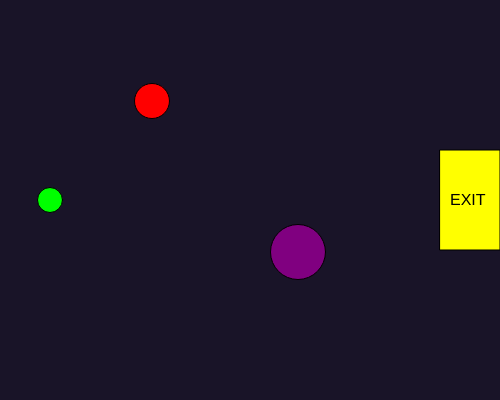
Frame 1 (no input)
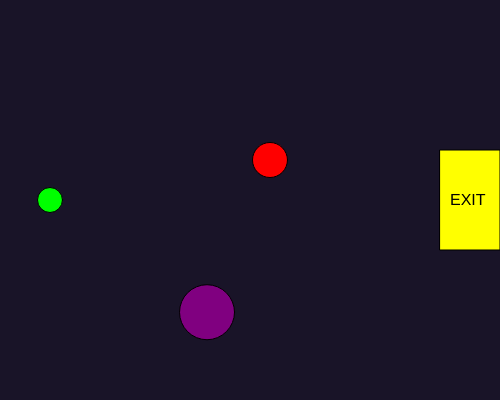
Frame 60 (no input)
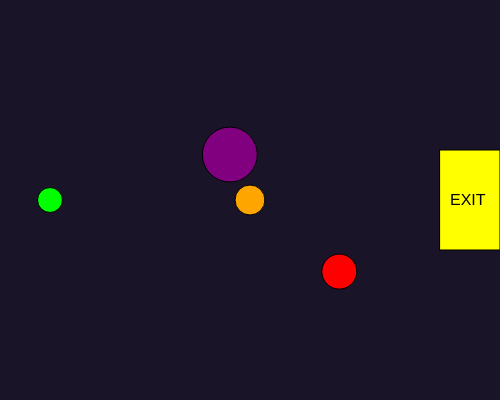
Frame 120 (the mouse pressed at the canvas centre since frame 60)

The p5.js sketch that drew these frames (run headless with seeded random() and noise() and a simulated clock; from frame 60 on, the mouse is pressed at the canvas centre):

// p5.js sketch
// ── sketch.js
// Paranormal Escape Game

// Player variables
let playerX = 50;
let playerY = 200;
let playerSize = 25;
let playerSpeed = 4;

// Game variables
let won = false;

// Stationary obstacle
let obstacleX = 0;
let obstacleY = 0;
let obstaclePlaced = false;

// Moving ghost obstacles
let ghost1X =150;
let ghost1Y = 100;
let ghost1Size = 35;

let ghost2X = 300;
let ghost2Y = 250;
let ghost2Size = 55;

let ghost1SpeedX = 2;
let ghost1SpeedY = 1;

let ghost2SpeedX = -2;
let ghost2SpeedY = 2;

function setup() {
  createCanvas(500, 400);
}

function draw() {
 background(25, 20, 40);

  // Draw stationar obstacle
  if (obstaclePlaced) {
    fill("orange");
    ellipse(obstacleX, obstacleY, 30, 30);
  }

  // Move the first ghost
  ghost1X += ghost1SpeedX;
  ghost1Y += ghost1SpeedY;

  // Move the second ghost
  ghost2X += ghost2SpeedX;
  ghost2Y += ghost2SpeedY;

  // Randomly change ghost directions
  if (random(1)  < 0.02) {
    ghost1SpeedX = random(-3, 3);
    ghost1SpeedY = random(-3, 3);
  }
   if (random(1) < 0.02) {
     ghost2SpeedX = random(-3, 3);
     ghost2SpeedY = random(-3, 3);
   }

  // Make ghosts reappear on the opposte side
  if (ghost1X > width) {
    ghost1X = 0
  }
  if (ghost1X <0) {
    ghost1X = width;
  }
  if (ghost1Y > height) {
    ghost1Y = 0;
    }
  if (ghost1Y <0) {
    ghost1Y = height;
  }
  if (ghost2X > width){
    ghost2X = 0;
  }
  if (ghost2X < 0) {
    ghost2X = width;
  }
  if (ghost2Y > height) {
  ghost2Y = 0;
  }
  if (ghost2Y < 0) {
    ghost2Y = height;
  }
  
  // Draw the red ghost
  fill("red");
  ellipse(ghost1X, ghost1Y, ghost1Size);
// Draw the purple ghost
  fill("purple");
  ellipse(ghost2X, ghost2Y, ghost2Size);
// Draw the player
fill("lime");
ellipse(playerX, playerY, playerSize);

// Draw the exit door
fill("yellow");
rect(440, 150, 60, 100);

fill("black");
textSize(16);
text("EXIT", 450, 205);

// Move player using keyboard
if (keyIsDown(LEFT_ARROW) || keyIsDown(65)) {
  playerX -= playerSpeed;
}

else if (keyIsDown(RIGHT_ARROW) || keyIsDown(68)) {
  playerX += playerSpeed;
}

else if (keyIsDown(UP_ARROW) || keyIsDown(87)) {
  playerY -= playerSpeed;
}
  else if (keyIsDown(DOWN_ARROW) || keyIsDown(83)) {
    playerY += playerSpeed;
  }
// check if player reaches the exit
if (playerX > 440 && playerY > 150 && playerY < 250) {
  won = true;
}

// show winning message
if (won) {
  fill("white");
  textSize(32);
  text("YOU ESCAPED!", 130, 80);
}
}

// Place obstacle when mouse is clicked
function mousePressed() {
  obstacleX = mouseX;
  obstacleY = mouseY;
  obstaclePlaced = true;
}
